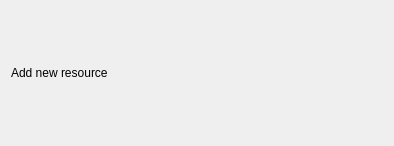
<?xml version="1.0" encoding="UTF-8"?>
<ui version="4.0">
 <class>newResourceDialog</class>
 <widget class="QDialog" name="newResourceDialog">
  <property name="geometry">
   <rect>
    <x>0</x>
    <y>0</y>
    <width>394</width>
    <height>146</height>
   </rect>
  </property>
  <property name="windowTitle">
   <string>Dialog</string>
  </property>
  <layout class="QVBoxLayout" name="verticalLayout_2">
   <property name="sizeConstraint">
    <enum>QLayout::SetMinimumSize</enum>
   </property>
   <item>
    <widget class="QLabel" name="lblCaption">
     <property name="text">
      <string>Add new resource</string>
     </property>
    </widget>
   </item>
   <item>
    <layout class="QVBoxLayout" name="verticalLayout"/>
   </item>
  </layout>
 </widget>
 <resources/>
 <connections/>
</ui>
